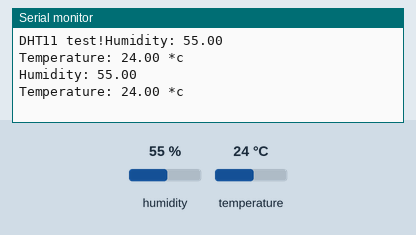
The sketch below on a simulated Arduino Uno, built with avr-gcc and run on an emulated ATmega328P. On the bench: the last lines printed to the serial monitor. Inputs (shaded band) come from the test bench; at power-on: humidity 55 %, temperature 24 °C.

Above: at 2.8 s.
2.9 s: humidity set to 22 %
At 4.6 s:
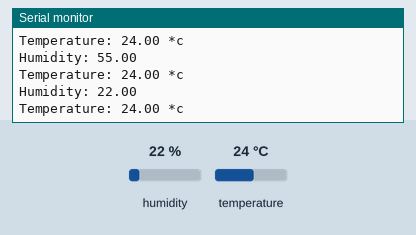
5.6 s: temperature set to 12 °C
At 7.0 s:
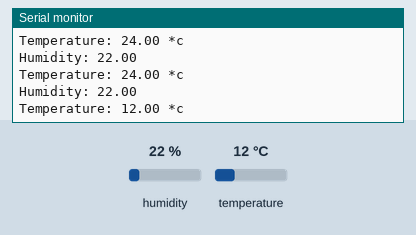
8.3 s: humidity set to 40 %
At 10.7 s:
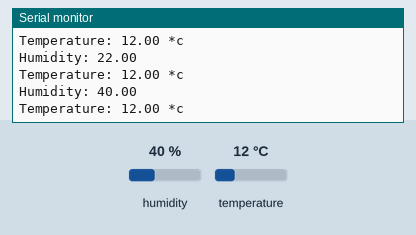
Timing chart, 0 to 12.2 s (numbered marks = the images above; inputs shaded):
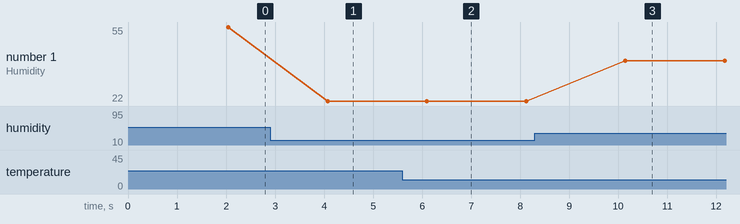

Measured:
- after the input at 2.9 s, the serial monitor: prints a new line after 1.2 s (image 1)
- after the input at 5.6 s, the serial monitor: prints a new line after 0.51 s (image 2)
- after the input at 8.3 s, the serial monitor: prints a new line after 1.8 s (image 3)
- plotted number 1: 55 → 22 after the input at 2.9 s, 22 → 40 after the input at 8.3 s

The sketch:

DHT.ino
```cpp
# include <DHT.h>
#define DHTPIN 2
#define DHTTYPE DHT11

DHT dht(DHTPIN,DHTTYPE);

void setup()
{
  Serial.begin(9600);
  Serial.print("DHT11 test!");

  dht.begin();
}

void loop()
{
  float h=dht.readHumidity();
  float t=dht.readTemperature();

  if(isnan(h) || isnan(t))
  {
    Serial.println("Failed to read from DHT Sensor!");
    return;
  }
  Serial.print("Humidity: ");
  Serial.println(h);
  Serial.print("Temperature: ");
  Serial.print(t);
  Serial.println(" *c");
  delay(2000);
}
```
